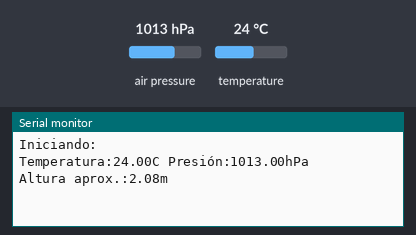
Simulated run of this sketch. Board: Arduino Uno, built with avr-gcc and run on an emulated ATmega328P. On the bench: the last lines printed to the serial monitor. The inputs (shaded band) are chosen by the test bench; at power-on: air pressure 1013 hPa, temperature 24 °C.

Above: at 1.2 s.
1.3 s: air pressure set to 952 hPa
At 5.4 s:
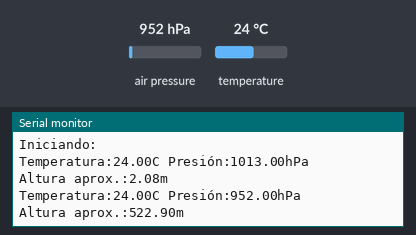
5.5 s: temperature set to 12 °C
9.7 s: air pressure set to 975 hPa
At 10.7 s:
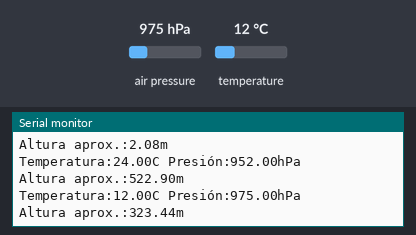
Timing chart, 0 to 12.7 s (numbered marks = the images above; inputs shaded):
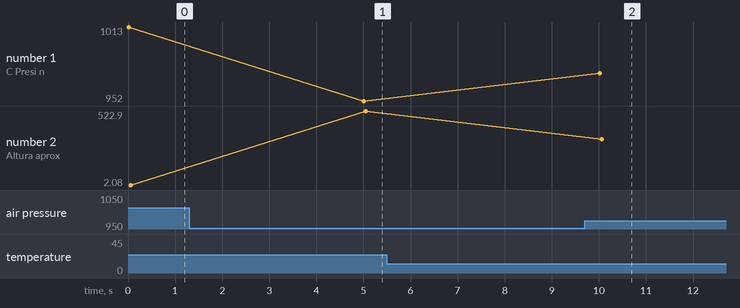

Measured:
- after the input at 1.3 s, the serial monitor: prints a new line after 3.7 s (image 1)
- after the input at 9.7 s, the serial monitor: prints a new line after 0.32 s (image 2)
- plotted number 1: 1013 → 952 after the input at 1.3 s, 952 → 975 after the input at 9.7 s
- plotted number 2: 2.08 → 522.9 after the input at 1.3 s, 522.9 → 323.44 after the input at 9.7 s

The sketch:

Medidor_de_altura.ino
```cpp
#include<Wire.h>  //Se incluye la librería I2C
#include<Adafruit_Sensor.h>   //Se incluye la librería de las funciones del sensor
#include <Adafruit_BMP280.h>    //Se incluye la librería del sensor BMP280

Adafruit_BMP280 bmp;    //Se crea un objeto del tipo "Adafruit_BMP280" llamado "bmp"
float TEMPERATURA;    //Se crea una variable del tipo flotante a TEMPERATURA
float PRESION, P0;    //Se crean dos variables del tipo flotante, PRESION Y P0

void setup() {
Serial.begin(9600);   //Se inicializa el monitor serie
Serial.println("Iniciando:");   //Se imprime en el monitor serie "Iniciando"
if(!bmp.begin()){   //Si la inicialización del bmp es correcta(o en su defecto, incorrecta)
  Serial.println("BMP280 no encontrado");   //Se imprime que el BMP280 no está y se quedá estancando en el void setup
  while(1);   //mientra sea verdadero el encontrado del BMP, se pasa al loop, si no, se queda estancado en
}
P0=1013.25;   //P0 tiene un valor de referencia de 1013.25
}
void loop() {
TEMPERATURA=bmp.readTemperature();    //La TEMPERATURA es igual a la función de la lectura de la temperatura
PRESION=bmp.readPressure()/100; //La PRESION es la lectura de la presion entre 100,para que sala en hPa
Serial.print("Temperatura:");   //Se imprime "Temperatura"
Serial.print(TEMPERATURA);    //Se escribe lo que se haya leído en la variable VALOR
Serial.print("C");    //Todo medido en C

Serial.print (" Presión:");   //Se escrie "Presión:" en el monitor serie
Serial.print(PRESION);    //Se escribe lo que se haya leído en la variable PRESION
Serial.println("hPa");  //Todo en hPa
Serial.print("Altura aprox.:");   //Se escribe en el monitor serie "Altura aprox.:"
Serial.print(bmp.readAltitude(P0));   //Se usa la función "readAltitude" para leer la altura con el parametro que declaramos en el void setup
Serial.println("m");    //Todo medido en Metros

delay(5000);    //Con una demora de 5 segundos

}
```
